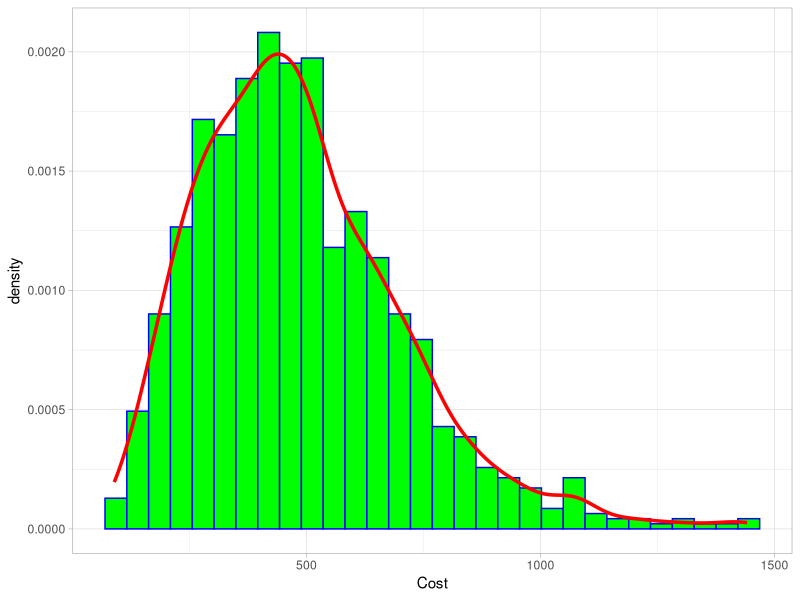

Source code (R):

library(ggplot2)

set.seed(123)
params <- list(
 
    # costs
    c_response = 500,
    c_remission = 300,
    c_no_response =  1500  , 
    c_dead = 0,

    #  QALYS

    q_remission = 0.92,
    q_response =  0.8,
    q_no_response = 0.5 ,
    q_dead = 0 
) 
# # what if a PSA is conducted
# # random values for costs, following a gamma distribution and random values for effects either following
# # a beta distribution (0 to 1 like QALYs) and a normal distribution.

n_psa <- 1000

params_PSA <- data.frame(
    # costs
    c_response = rgamma(n_psa, shape = 5, scale = params$c_response /5),
    c_remission = rgamma(n_psa, shape = 5, scale = params$c_remission /5),
    c_no_response = rgamma(n_psa, shape = 5, scale = params$c_no_response /5),
    c_dead = rep(0, n_psa),


    #  QALYS

    q_response = rnorm(n_psa, params$q_response, 0.1),
    q_remission = rnorm(n_psa, params$q_remission, 0.1),
    q_no_response = rnorm(n_psa, params$q_no_response, 0.15),
    q_dead = rep(0, n_psa)
)

states <- c("response", "remission" ,  "no-response", "dead" )
transition_probs <- c(
      0.75 , 0.10 , 0.13 , 0.02,
      0    , 0.64 , 0.26 , 0.10 , 
      0    , 0    , 0.75 ,  0.25,
      0, 0 ,0 ,1 
)

t_matrix <- matrix(transition_probs, ncol = length(states) , nrow = length(states) , byrow = T, dimnames = list(from = states, to = states) )
 
 
 markov_table <- data.frame(
      response = NA,
      remission = NA ,
      no_response = NA,
      dead = NA
 )
 
 df_payoffs <-data.frame(
    ID = 1:n_psa,
      Cost = numeric(n_psa) ,
      QALYs =  numeric(n_psa)
       
 ) 
    print(t_matrix)
n_cycle <- 40


# create the markov simulation model frame
markov_table[1, ] <- c(1000, 0 , 0 , 0)
       for(j in 2:n_cycle){
              markov_table[j,] <- as.matrix(markov_table[j-1, ]) %*% t_matrix
           }




run_psa <- function(n_cohort, n_cycle, markov_table){
     psa_data <- split(params_PSA, 1:n_psa)
       
      for(i in  seq_along(psa_data)){
         
        for(j in length(n_cycle)){

     
        #    payoffs
        m_payoffs <- matrix(0, ncol = 2, nrow = length(states) , dimnames = list(states , c("Cost", "QALYs")))
        
        m_payoffs[1, "Cost"] <- psa_data[[i]]$c_response
        m_payoffs[2, "Cost"] <- psa_data[[i]]$c_remission
        m_payoffs[3, "Cost"] <- psa_data[[i]]$c_no_response
        m_payoffs[4, "Cost"] <- psa_data[[i]]$c_dead

        m_payoffs[1, "QALYs"] <- psa_data[[i]]$q_response * 8 # cycle length to get the QALYs e.x 8 weeks / cycle
         m_payoffs[2, "QALYs"] <- psa_data[[i]]$q_remission * 8
          m_payoffs[3, "QALYs"] <- psa_data[[i]]$q_no_response * 8
           m_payoffs[4, "QALYs"] <- psa_data[[i]]$q_dead * 8

           
  
           payoff_trace <-   as.matrix(markov_table[j, ]) %*% m_payoffs 
        #    the payoff trace calculates the costs and qalys for each cycle 
    
           total_cost <- sum(payoff_trace[, "Cost"])
           total_qalys <- sum(payoff_trace[, "QALYs"])

          
            #    push the payofff for each psa sim into the data frame divided by the n_cohort
            #  to find the cost and qalys per patient 
           
           df_payoffs[i, "Cost"] <- total_cost / n_cohort
           df_payoffs[i,  "QALYs"] <- total_qalys / n_cohort
               
        } 
        
            
      } 
 
       return(df_payoffs)
    
    
}
 
df_payoffs <- run_psa(1000, 40, markov_table)   
 plot <- ggplot(df_payoffs, aes(x = Cost)) + geom_histogram(aes(y = ..density..), bins = 30, fill = "green" ,colour= "blue")  + geom_density(color = "red", size = 1.2) + theme_light()

 print(plot)